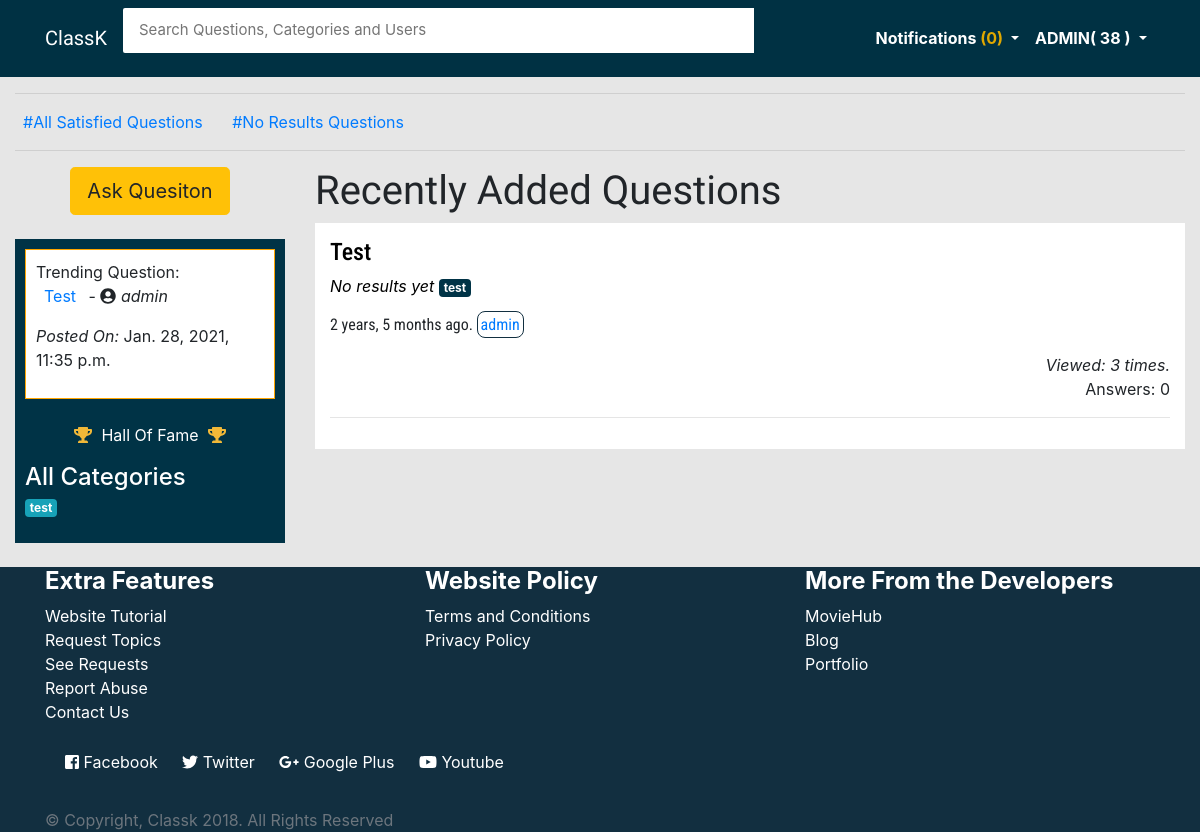
Before: / (signed in) with the older database file.
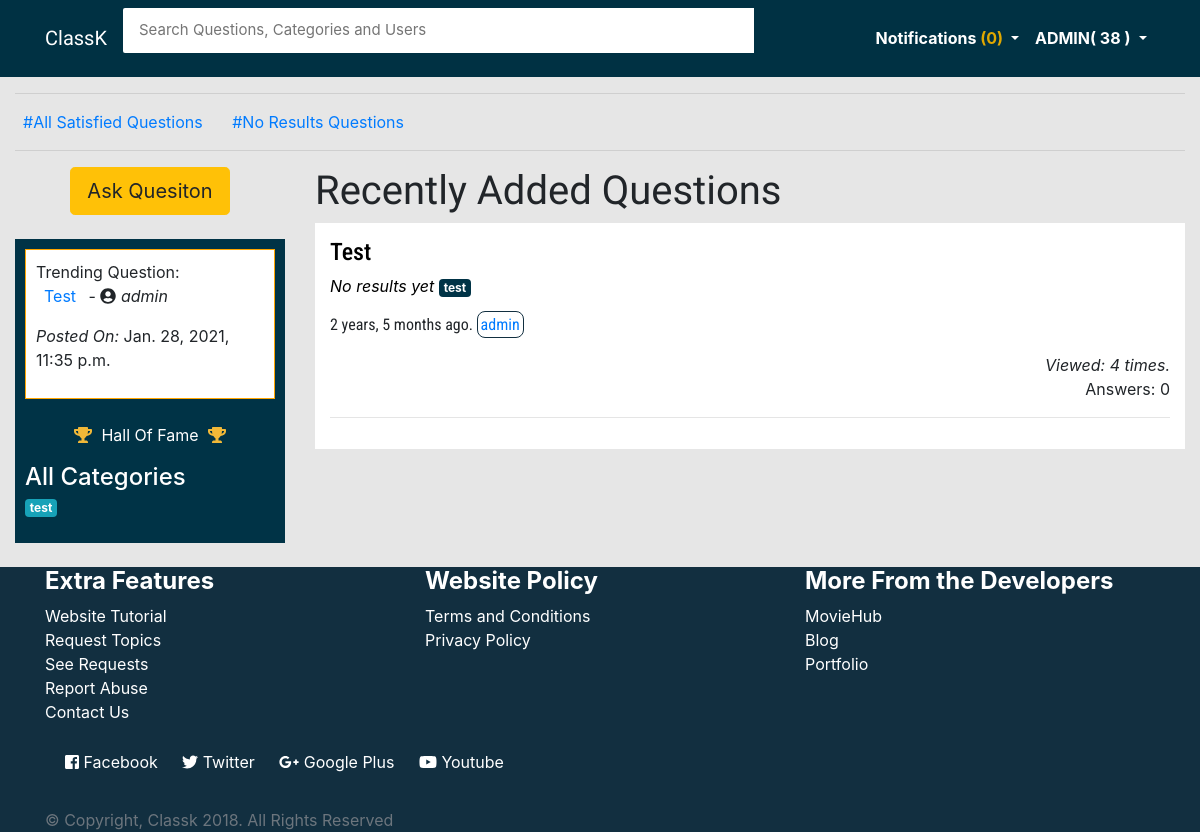
After: the same page with the newer database file.
### main/models.py (models this page shows, shortened)
class Question(models.Model):
    user = models.ForeignKey(User, on_delete=models.CASCADE)
    title = models.CharField(max_length=150, default=None)
    description = models.TextField(max_length=3000)
    slug = models.SlugField(max_length=140, unique=True)
    date = models.DateTimeField(null=True, default=timezone.now())
    category = models.ForeignKey(Category, null=True, default=None, on_delete=models.CASCADE)
    satisfied = models.BooleanField(default=False)
    viewed = models.IntegerField(default=0)
    def __str__(self):
        return self.title

class Category(models.Model):
    category = models.CharField(max_length=50)
    def __str__(self):
        return self.category

### main/views.py (the view, shortened to what this page needs)
# urls.py: 2. Add a URL to urlpatterns:  url(r'^$', views.home, name='home')
def home(request):
    questions = Question.objects.all().order_by("-date")
    if request.user.is_authenticated:
        notifications = Notification.objects.filter(user=request.user, read=False)
        notif_counts = notifications.count()
        points = Profile.objects.get(user=request.user)
        score = points.points
    else:
        notifications = 'None'
        notif_counts = 0
        points = 'None'
        score = 0
    results = Question.objects.annotate(num_answers=Count('answer')).order_by("-date")
    categories = Category.objects.all().order_by('category')
    page = request.GET.get('page', 1)
    paginator = Paginator(results,10)
    try:
        results = paginator.page(page)
    except PageNotAnInteger:
        results = paginator.page(1)
    except EmptyPage:
        results = paginator.page(paginator.num_pages)
    trending_question = Question.objects.all()
    for t in trending_question:
        po = t.viewed
        trend_counter.append(po)
    new_trend = sorted(trend_counter)
    trend = None
    try:
        trend_index = new_trend[len(new_trend)-1]
        trend = Question.objects.get(viewed=trend_index)
    except:
        pass
    query= request.GET.get("q")
    context = {
        'questions': questions,
        'trend': trend,
        'results': results,
        'notifications':notifications,
        'notif_counts':notif_counts,
        'categories':categories,
        'score':score,
        'points':points,
    }
    return render(request, 'main/index.html', context)

### main/templates/main/index.html (shortened to what this page needs)
{% extends 'main/base.html' %} {% block title %} Ask Everything {% endblock %} {% block content %}
<div class="container-fluid">
    <hr>
    <a href="{% url 'main:all_satisfied' %}" id="trend_links">#All Satisfied Questions</a>&nbsp;&nbsp;
    <a href="{% url 'main:no_results' %}" id="trend_links">#No Results Questions</a>&nbsp;&nbsp;
    <hr>
    <div class="row">
        <div class="col-md-3 col-sm-12">
            {% if not user.is_authenticated %}
            <div class="text-center">
                <a href="{% url 'accounts:login' %}?next={% url 'main:ask-question' %}" class="btn btn-lg btn-info">Ask Question</a>
            </div>
            <br> {% else %}
            <div class="text-center">
                <a href="{% url 'main:ask-question' %}" class="btn btn-lg btn-warning">Ask Quesiton</a>
            </div>
            <br> {% endif %}
            <div id="qtns1">
                <div class="qtns2">
                    Trending Question:
                    <a href="{% url 'main:details' trend.slug %}" id="trend_links">
                        <p>{{ trend }}</a> -
                    <i class="fas fa-user-circle"></i>
                    <i>{{ trend.user }}</i>
                    <p>
                        <i>Posted On: </i>{{ trend.date}}</p>
                </div>
                <br>
                <p class="text-center">
                    <i class="fas fa-trophy" style="color:#f1b838;"> </i>&nbsp;
                    <a href="#" id="links" style="color:white;">Hall Of Fame</a>&nbsp;
                    <i class="fas fa-trophy" style="color:#f1b838;"> </i>
                </p>
                <h4 class="text-white">All Categories</h4>
                {% for c in categories %}
                <a href="{% url 'main:filter' tag=c.category %}">
                    <p class="badge badge-info">{{ c.category }}</p>
                </a>
                {% endfor %}
            </div>
            <br>
        </div>
        <div class="col-md-9 col-sm-12">
            <h1 class="text-left" id="brand"> Recently Added Questions</h1>
            <div id="qtns">
                {% for q in results %}
                <a href="{% url 'main:details' q.slug %}" id="questions">
                    <h4 id="titleq">{{ q.title }}</h4>
                    {% if q.satisfied %}
                    <i data-toggle="tooltip" data-placement="top" title="Marked Satisfied by the owner of the question." class="fas fa-check"
                        style="color:green;"></i>
                    {% else %}
                    <i>No results yet</i>
                    {% endif %}
                </a>
                <a href="{% url 'main:filter' q.category %}">
                    <p class="badge" style="background:#003346; color:white;">{{ q.category }}</p>
                </a>
                <p id="titleq">{{ q.date |timesince }} ago.
                    <a href="{% url 'accounts:profile' q.user %}" id="questions-user-link">{{ q.user }}</a>
                </p>
                <div class="text-right">
                    <i>Viewed: {{ q.viewed }} times.</i>
                    <p>Answers: {{q.num_answers}}</p>
                </div>
                <hr> {% endfor %}
            </div>
            <br>
        </div>
    </div>
</div>
 {% endblock %}

Changed rows visible on the page:
changed Question "Test": viewed "3" → "4"
